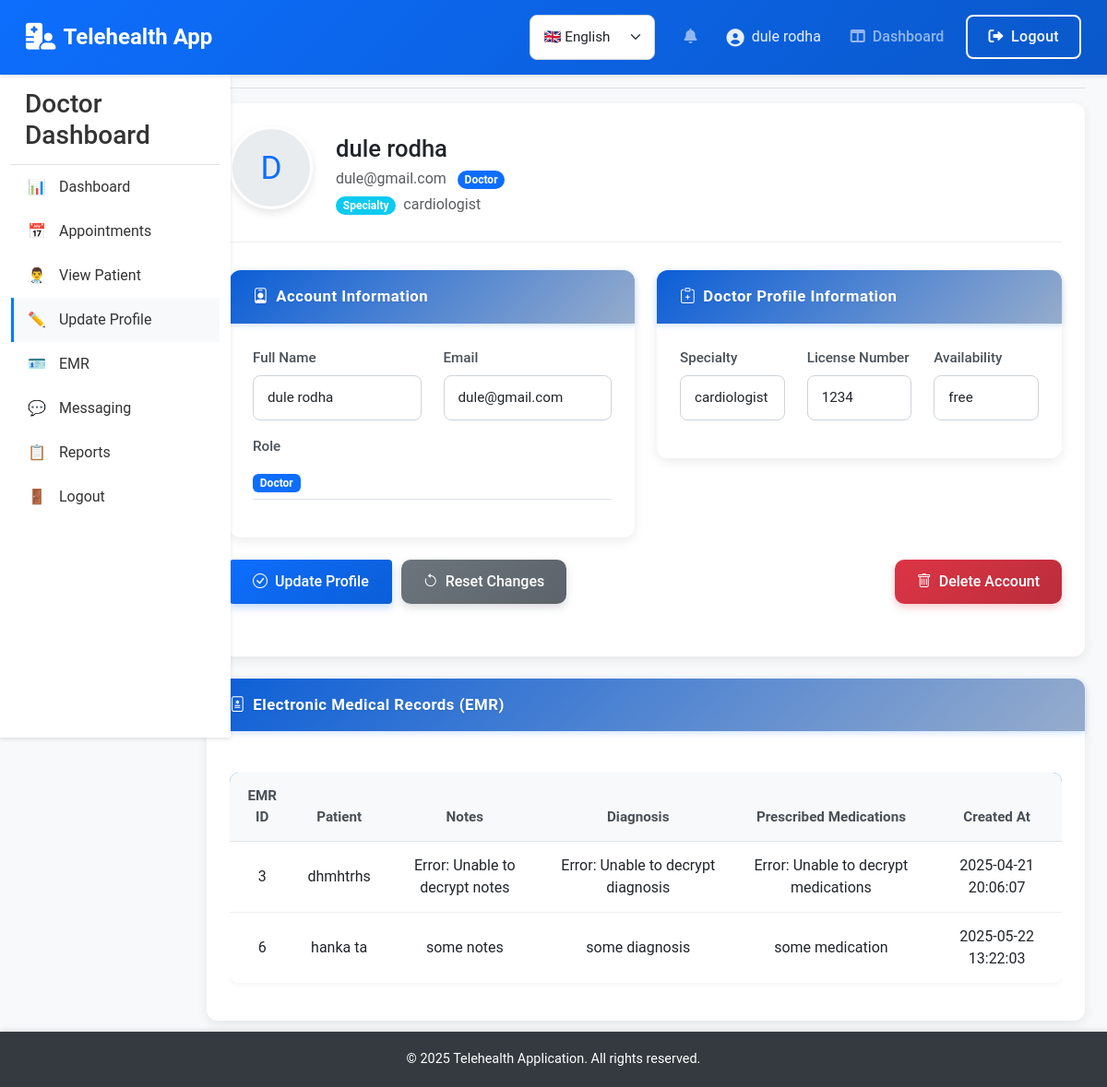
Screenshot of /public/view_profile.php (signed in) with the database file from the repository.
### tables this page shows
CREATE TABLE `users` (
  `user_id` int(11) NOT NULL,
  `full_name` varchar(100) NOT NULL,
  `email` varchar(100) NOT NULL,
  `password_hash` varchar(255) NOT NULL,
  `role` enum('admin','doctor','patient') NOT NULL,
  `created_at` timestamp NOT NULL DEFAULT current_timestamp()
);

CREATE TABLE `doctor_profiles` (
  `doctor_id` int(11) NOT NULL,
  `specialty` varchar(100) DEFAULT NULL,
  `license_number` varchar(50) DEFAULT NULL,
  `availability` text DEFAULT NULL
);

CREATE TABLE `emr` (
  `emr_id` int(11) NOT NULL,
  `patient_id` int(11) NOT NULL,
  `doctor_id` int(11) NOT NULL,
  `notes` text NOT NULL,
  `diagnosis` text DEFAULT NULL,
  `prescribed_medications` text DEFAULT NULL,
  `created_at` timestamp NOT NULL DEFAULT current_timestamp()
);

### public/view_profile.php (the view, shortened to what the rows shown need)
<?php
require_once '../database/db_connection.php';
require_once '../includes/encryption.php';
$user_id = $_SESSION['user_id'];
$role = $_SESSION['role'];
$query = $conn->prepare("SELECT * FROM users WHERE user_id = ?");
$query->bind_param("i", $user_id);
$query->execute();
$user_result = $query->get_result();
$user = $user_result->fetch_assoc();
if ($role === 'patient') {
    $profile_query = $conn->prepare("SELECT * FROM patient_profiles WHERE patient_id = ?");
} else {
    $profile_query = $conn->prepare("SELECT * FROM doctor_profiles WHERE doctor_id = ?");
}
if ($role === 'patient') {
    $emr_query = $conn->prepare("SELECT emr.*, users.full_name AS doctor_name
                                FROM emr
                                JOIN users ON emr.doctor_id = users.user_id
                                WHERE emr.patient_id = ?");
} else {
    $emr_query = $conn->prepare("SELECT emr.*, users.full_name AS patient_name
                                FROM emr
                                JOIN users ON emr.patient_id = users.user_id
                                WHERE emr.doctor_id = ?");
}
$emr_query->bind_param("i", $user_id);
$emr_query->execute();
$emr_result = $emr_query->get_result();
$profile_query->bind_param("i", $user_id);
$profile_query->execute();
$profile_result = $profile_query->get_result();
$profile = $profile_result->fetch_assoc();
?>
<!DOCTYPE html>
<html lang="en">
<head>
    <link href="https://cdn.jsdelivr.net/npm/bootstrap@5.3.0/dist/css/bootstrap.min.css" rel="stylesheet">
    <link rel="stylesheet" href="https://cdn.jsdelivr.net/npm/bootstrap-icons@1.11.1/font/bootstrap-icons.css">
    <link rel="stylesheet" href="../assets/styles.css">
</head>
<body>
    <?php include_once '../includes/header.php'; ?>
    <div class="container-fluid">
        <div class="row">
            <main class="col-md-9 ms-sm-auto col-lg-10 px-md-4">
                <div class="d-flex justify-content-between flex-wrap flex-md-nowrap align-items-center pt-3 pb-2 mb-3 border-bottom">
                    <h1 class="h2 page-title">My Profile</h1>
                </div>
                <div class="card">
                    <div class="card-body">
                        <div class="profile-header">
                            <div class="profile-avatar">
                                <?= strtoupper(substr($user['full_name'], 0, 1)) ?>
                            </div>
                            <div class="profile-info">
                                <h3 class="profile-name"><?= htmlspecialchars($user['full_name']) ?></h3>
                                <p class="text-muted mb-1"><?= htmlspecialchars($user['email']) ?> <span class="badge bg-primary ms-2 rounded-pill"><?= ucfirst($role) ?></span></p>
                                <?php if ($role === 'patient' && $profile): ?>
                                    <p class="mb-0 text-muted">
                                        <?= $profile['gender'] ? ucfirst($profile['gender']) : '' ?>
                                        <?= $profile['date_of_birth'] ? ' • Born ' . date('F j, Y', strtotime($profile['date_of_birth'])) : '' ?>
                                    </p>
                                <?php elseif ($role === 'doctor' && $profile): ?>
                                    <p class="mb-0 text-muted"><span class="badge bg-info rounded-pill me-2">Specialty</span><?= htmlspecialchars($profile['specialty']) ?></p>
                                <?php endif; ?>
                            </div>
                        </div>
                        <form method="POST" action="">
                            <div class="row">
                                <div class="<?php echo ($role === 'patient' || $role === 'doctor') && $profile ? 'col-md-6' : 'col-md-12'; ?>">
                                    <div class="card mb-4">
                                        <div class="card-body">
                                            <div class="row mb-3">
                                                <div class="col-md-6">
                                                    <label for="full_name" class="form-label">Full Name</label>
                                                    <input type="text" class="form-control" id="full_name" name="full_name" value="<?= htmlspecialchars($user['full_name']) ?>" required>
                                                </div>
                                                <div class="col-md-6">
                                                    <label for="email" class="form-label">Email</label>
                                                    <input type="email" class="form-control" id="email" name="email" value="<?= htmlspecialchars($user['email']) ?>" required>
                                                </div>
                                            </div>
                                        </div>
                                    </div>
                                </div>
                                <?php if ($role === 'patient' && $profile): ?>
                                <div class="col-md-6">
                                    <div class="card mb-4">
                                        <div class="card-header">
                                            <i class="bi bi-clipboard-pulse me-2"></i>Patient Profile Information
                                        </div>
                                        <div class="card-body">
                                            <div class="row mb-3">
                                                <div class="col-md-4">
                                                    <label for="date_of_birth" class="form-label">Date of Birth</label>
                                                    <input type="date" class="form-control" id="date_of_birth" name="date_of_birth" value="<?= htmlspecialchars($profile['date_of_birth']) ?>">
                                                </div>
                                                <div class="col-md-4">
                                                    <label for="gender" class="form-label">Gender</label>
                                                    <select class="form-select" id="gender" name="gender">
                                                        <option value="male" <?= $profile['gender'] == 'male' ? 'selected' : '' ?>>Male</option>
                                                        <option value="female" <?= $profile['gender'] == 'female' ? 'selected' : '' ?>>Female</option>
                                                        <option value="other" <?= $profile['gender'] == 'other' ? 'selected' : '' ?>>Other</option>
                                                    </select>
                                                </div>
                                                <div class="col-md-4">
                                                    <label for="contact_number" class="form-label">Contact Number</label>
                                                    <input type="text" class="form-control" id="contact_number" name="contact_number" value="<?= htmlspecialchars($profile['contact_number']) ?>">
                                                </div>
                                            </div>
                                            <div class="mb-3">
                                                <label for="address" class="form-label">Address</label>
                                                <input type="text" class="form-control" id="address" name="address" value="<?= htmlspecialchars($profile['address']) ?>">
                                            </div>
                                        </div>
                                    </div>
                                </div>
                                <?php elseif ($role === 'doctor' && $profile): ?>
                                <div class="col-md-6">
                                    <div class="card mb-4">
                                        <div class="card-header">
                                            <i class="bi bi-clipboard-plus me-2"></i>Doctor Profile Information
                                        </div>
                                        <div class="card-body">
                                            <div class="row mb-3">
                                                <div class="col-md-4">
                                                    <label for="specialty" class="form-label">Specialty</label>
                                                    <input type="text" class="form-control" id="specialty" name="specialty" value="<?= htmlspecialchars($profile['specialty']) ?>" required>
                                                </div>
                                                <div class="col-md-4">
                                                    <label for="license_number" class="form-label">License Number</label>
                                                    <input type="text" class="form-control" id="license_number" name="license_number" value="<?= htmlspecialchars($profile['license_number']) ?>" required>
                                                </div>
                                                <div class="col-md-4">
                                                    <label for="availability" class="form-label">Availability</label>
                                                    <input type="text" class="form-control" id="availability" name="availability" value="<?= htmlspecialchars($profile['availability']) ?>" placeholder="e.g. Mon-Fri 9am-5pm" required>
                                                </div>
                                            </div>
                                        </div>
                                    </div>
                                </div>
                                <?php endif; ?>
                            </div>
                        </form>
                    </div>
                </div>
                <?php if ($emr_result->num_rows > 0): ?>
                    <div class="card mt-4">
                        <div class="card-body">
                            <div class="table-responsive">
                                <table class="table table-hover">
                                    <thead>
                                        <tr>
                                            <th>EMR ID</th>
                                            <?php if ($role === 'patient'): ?>
                                                <th>Doctor</th>
                                            <?php else: ?>
                                                <th>Patient</th>
                                            <?php endif; ?>
                                            <th>Notes</th>
                                            <th>Diagnosis</th>
                                            <th>Prescribed Medications</th>
                                            <th>Created At</th>
                                        </tr>
                                    </thead>
                                    <tbody>
                                        <?php while ($emr = $emr_result->fetch_assoc()): ?>
                                            <tr>
                                                <td><?= htmlspecialchars($emr['emr_id']) ?></td>
                                                <?php if ($role === 'patient'): ?>
                                                    <td><?= htmlspecialchars($emr['doctor_name']) ?></td>
                                                <?php else: ?>
                                                    <td><?= htmlspecialchars($emr['patient_name']) ?></td>
                                                <?php endif; ?>
                                                <?php
                                                $decrypted_notes = decryptMessage($emr['notes']);
                                                $decrypted_diagnosis = decryptMessage($emr['diagnosis']);
                                                $decrypted_medications = decryptMessage($emr['prescribed_medications']);
                                                if ($decrypted_notes === false) $decrypted_notes = "Error: Unable to decrypt notes";
                                                if ($decrypted_diagnosis === false) $decrypted_diagnosis = "Error: Unable to decrypt diagnosis";
                                                if ($decrypted_medications === false) $decrypted_medications = "Error: Unable to decrypt medications";
                                                ?>
                                                <td><?= nl2br(htmlspecialchars($decrypted_notes)) ?></td>
                                                <td><?= nl2br(htmlspecialchars($decrypted_diagnosis)) ?></td>
                                                <td><?= nl2br(htmlspecialchars($decrypted_medications)) ?></td>
                                                <td><?= htmlspecialchars($emr['created_at']) ?></td>
                                            </tr>
                                        <?php endwhile; ?>
                                    </tbody>
                                </table>
                            </div>
                        </div>
                    </div>
                <?php else: ?>
                    <div class="alert alert-info mt-4">
                        No EMR records found.
                    </div>
                <?php endif; ?>
            </main>
        </div>
    </div>
    <?php include_once '../includes/footer.php'; ?>
</body>
</html>

### rows the page displays
users: full_name "D", full_name "dule rodha", email "dule@gmail.com"
doctor_profiles: specialty "cardiologist", license_number "1234", availability "free"
emr: emr_id "3", patient.full_name "dhmhtrhs", notes "Error: Unable to decrypt notes", diagnosis "Error: Unable to decrypt diagnosis", prescribed_medications "Error: Unable to decrypt medications", created_at "2025-04-21 20:06:07"
emr: emr_id "6", patient.full_name "hanka ta", notes "some notes", diagnosis "some diagnosis", prescribed_medications "some medication", created_at "2025-05-22 13:22:03"

### other values shown
$_SESSION['name'] "dule rodha"
$role "Doctor"
